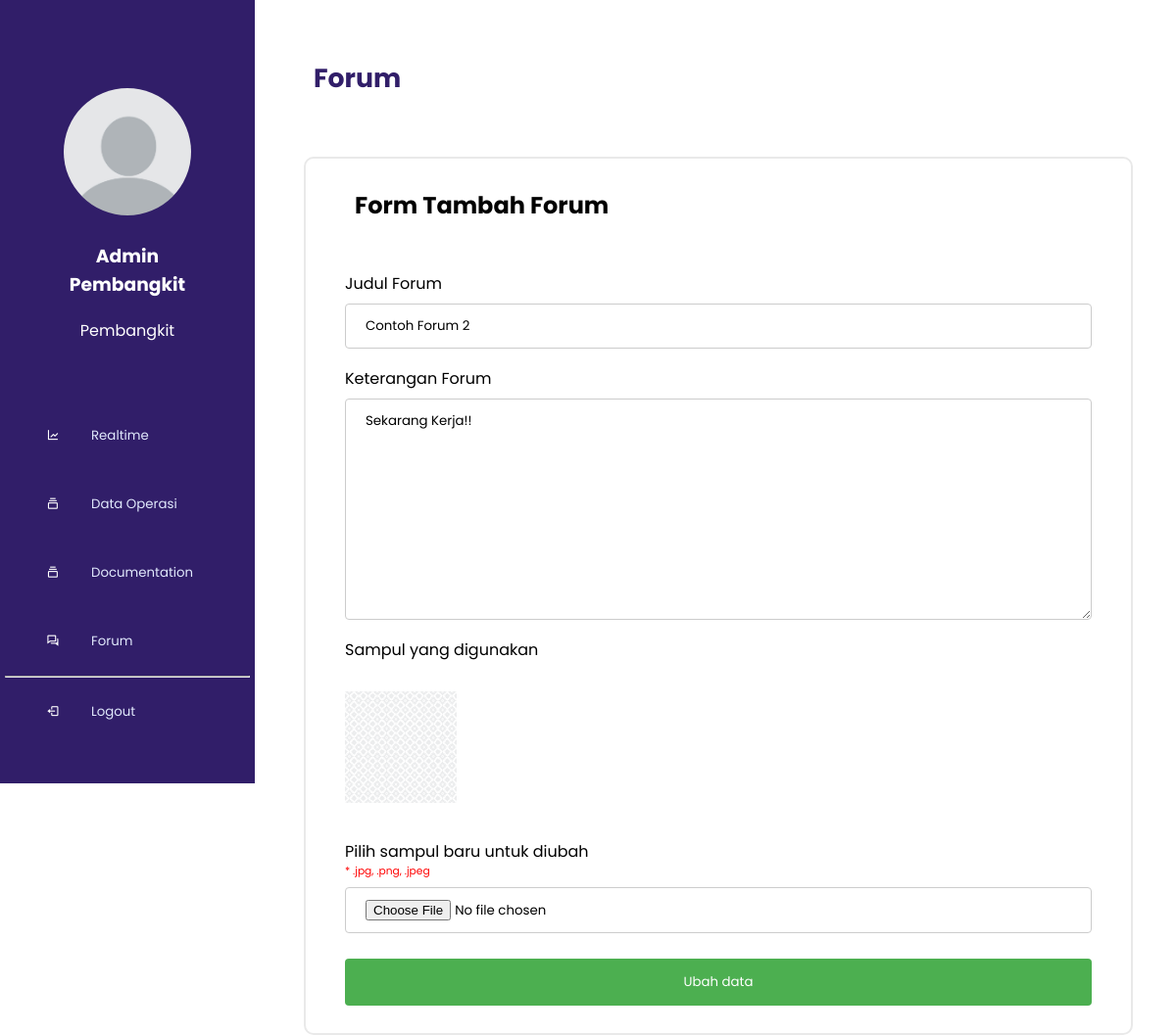
/index.php?p=forum_update&id=19 (signed in), run on the app's committed database.
### tables this page shows
CREATE TABLE `users` (
  `user_id` bigint(20) UNSIGNED NOT NULL,
  `nama_user` varchar(255) NOT NULL,
  `nip` char(25) NOT NULL,
  `instansi` varchar(255) NOT NULL,
  `role` enum('Super Admin','Admin Dispacher','Admin Pembangkit','Pegawai') NOT NULL,
  `email` varchar(255) NOT NULL,
  `password` varchar(255) NOT NULL,
  `gambar` text NOT NULL,
  `path` varchar(200) DEFAULT NULL,
  `created_at` timestamp NULL DEFAULT current_timestamp(),
  `updated_at` timestamp NULL DEFAULT current_timestamp()
);

CREATE TABLE `forums` (
  `id_pesan` bigint(20) UNSIGNED NOT NULL,
  `nama_user` varchar(250) NOT NULL,
  `judul_forum` varchar(200) NOT NULL,
  `pesan` text NOT NULL,
  `gambar` varchar(255) NOT NULL,
  `created_at` timestamp NOT NULL DEFAULT current_timestamp(),
  `updated_at` timestamp NOT NULL DEFAULT current_timestamp() ON UPDATE current_timestamp()
);

### admin/super_admin/form_update_forum.php (the view, shortened to what this page needs)
<div class="header">
    <a>Forum</a>
</div>
<div class="box-forum">
    <div class="header-forum">
        <h2>Form Tambah Forum</h2>
    </div>
    <div class="content-forum-add">
        <form class="form" method="POST" enctype="multipart/form-data">
            <div class="group-form">
                <label for="">Judul Forum</label>
                <input type="text" name="judul" value="<?php echo $data['judul_forum']; ?>">
            </div>
            <div class="group-form">
                <label for="">Keterangan Forum</label>
                <textarea id="myTextarea" name="keterangan" cols="30" rows="10"><?php echo $data['pesan']; ?></textarea>
            </div>
            <div class="group-form">
                <label for="">Sampul yang digunakan</label>
                <div class="sampul-update">
                    <img src="assets/img/img_forum/<?php echo $data['gambar']; ?>" alt="">
                </div>
                <label for="">Pilih sampul baru untuk diubah</label>
                <p class="keterangan-form">* .jpg, .png, .jpeg</p>
                <input type="file" name="photo" placeholder="Judul Forum">
            </div>
            <input name="Submit" type="submit" value="Ubah data">
        </form>
    </div>
</div>

### index.php (shortened to what this page needs)
<!DOCTYPE html>
<html lang="en" dir="ltr">
<?php
include 'config/conn.php';
?>
<head>
  <link rel="stylesheet" href="assets/css/styles.css">
  <link rel="stylesheet" href="assets/css/forum.css">
  <link rel="stylesheet" href="assets/css/realtime.css">
  <link rel="stylesheet" href="assets/css/documentation.css">
  <link rel="stylesheet" href="assets/css/user.css">
  <link rel="stylesheet" href="assets/css/forecasting.css">
  <link rel="stylesheet" href="assets/css/data_operasi.css">
  <link href='https://unpkg.com/boxicons@2.0.7/css/boxicons.min.css' rel='stylesheet'>
  <link href="https://maxcdn.bootstrapcdn.com/font-awesome/4.7.0/css/font-awesome.min.css" rel="stylesheet" />
  <link rel="stylesheet" href="https://cdnjs.cloudflare.com/ajax/libs/font-awesome/4.7.0/css/font-awesome.min.css">
</head>
<body>
  <div class="sidebar" id="sidebar">
    <?php
    if (isset($_SESSION['role'])) {
      if ($_SESSION['role'] == 'Super Admin') {
        include_once 'sidebar_navlink/superadmin.php';
      } elseif ($_SESSION['role'] == 'Admin Dispacher') {
        include_once 'sidebar_navlink/dispacher.php';
      } elseif ($_SESSION['role'] == 'Admin Pembangkit') {
        include_once 'sidebar_navlink/pembangkit.php';
      } elseif ($_SESSION['role'] == 'Pegawai') {
        include_once 'sidebar_navlink/pegawai.php';
      }
    } else {
      include_once 'sidebar_navlink/guest.php';
    }
    ?>
  </div>
  <div class="main">
    <?php
    if (@$_GET['p'] == "") {
      include 'realtime.php';
    } elseif (@$_GET['p'] == "realtime") {
      include_once 'realtime.php';
    }
    elseif (@$_GET['p'] == "user_aktif") {
      include_once 'admin/super_admin/data_user_aktif.php';
    } elseif (@$_GET['p'] == "add_user") {
      include_once 'admin/super_admin/form_add_user.php';
    } elseif (@$_GET['p'] == "update_user") {
      $query = mysqli_query($koneksi, "SELECT * FROM users WHERE user_id ='" . $_GET['id'] . "'");
      while ($data = mysqli_fetch_assoc($query)) {
        include_once 'admin/super_admin/form_update_user.php';
      }
    } elseif (@$_GET['p'] == "user_nonaktif") {
      include_once 'admin/super_admin/data_user_nonaktif.php';
    } elseif (@$_GET['p'] == "data_pembangkit") {
      include_once 'pembangkit.php';
    } elseif (@$_GET['p'] == "data_tegangan") {
      include_once 'tegangan.php';
    } elseif (@$_GET['p'] == "forcasting") {
      include_once 'admin/dispacher/forcasting.php';
    } elseif (@$_GET['p'] == "data_operasi") {
      include_once 'admin/data_operasi.php';
    }
    elseif (@$_GET['p'] == "profile") {
      include_once 'admin/profile.php';
    } elseif (@$_GET['p'] == "update_foto_profile") {
      include_once 'admin/update_foto_profile.php';
    } elseif (@$_GET['p'] == "update_data_profile") {
      include_once 'admin/update_data_profile.php';
    } elseif (@$_GET['p'] == "update_password_profile") {
      include_once 'admin/update_password_profile.php';
    }
    elseif (@$_GET['p'] == "documentation") {
      include_once 'admin/documentation.php';
    } elseif (@$_GET['p'] == "form_add_documentation") {
      include_once 'admin/form_add_documnetation.php';
    } elseif (@$_GET['p'] == "form_update_documentation") {
      $query = mysqli_query($koneksi, "SELECT * FROM documentations WHERE id_dokumen ='" . $_GET['id'] . "'");
      while ($data = mysqli_fetch_assoc($query)) {
        include_once 'admin/form_update_documentation.php';
      }
    } elseif (@$_GET['p'] == "perencanaan") {
      include_once 'admin/documentation/perencanaan.php';
    } elseif (@$_GET['p'] == "evaluasi") {
      include_once 'admin/documentation/evaluasi.php';
    } elseif (@$_GET['p'] == "profil_kelistrikan") {
      include_once 'admin/documentation/profil_kelistrikan.php';
    } elseif (@$_GET['p'] == "sop_pengoperasian") {
      include_once 'admin/documentation/pengoperasian.php';
    } elseif (@$_GET['p'] == "singel_line_diagram") {
      include_once 'admin/documentation/singel_line_diagram.php';
    }
    elseif (@$_GET['p'] == "forum") {
      include_once 'admin/forum.php';
    } elseif (@$_GET['p'] == "forum_add") {
      include_once 'admin/super_admin/form_add_forum.php';
    } elseif (@$_GET['p'] == "forum_update") {
      $query = mysqli_query($koneksi, "SELECT * FROM forums WHERE id_pesan ='" . $_GET['id'] . "'");
      while ($data = mysqli_fetch_assoc($query)) {
        include_once 'admin/super_admin/form_update_forum.php';
      }
    } elseif (@$_GET['p'] == "forum_komentar") {
      include_once 'admin/forum_komentar.php';
    }
    ?>
  </div>
</body>
</html>

### sidebar_navlink/pembangkit.php
<ul class="nav-links">
  <a href="index.php?p=profile">
    <?php
    $query = mysqli_query($koneksi, "SELECT * FROM users WHERE user_id =" . $_SESSION['user_id']);
    while ($data = mysqli_fetch_assoc($query)) {
    ?>
      <div class="box-profile">
        <img src="assets/img/foto_profil/<?php echo $data['gambar'] ?>" alt="">
        <h3><?php echo $data['role'] ?></h3>
        <p><?php echo $data['nama_user'] ?></p>
      </div>
    <?php
    }
    ?>
  </a>
  <li>
    <a href="index.php?p=realtime">
      <i class='bx bx-line-chart'></i>
      <span class="link_name">Realtime</span>
    </a>
  </li>
  <li>
    <a href="index.php?p=data_operasi">
      <i class='bx bx-collection'></i>
      <span class="link_name">Data Operasi</span>
    </a>
  </li>
  <li>
    <a href="index.php?p=documentation">
      <i class='bx bx-collection'></i>
      <span class="link_name">Documentation</span>
    </a>
  </li>
  <li>
    <a href="index.php?p=forum">
      <i class='bx bx-conversation'></i>
      <span class="link_name">Forum</span>
    </a>
  </li>
  <hr>
  <li>
    <a href="logout.php">
      <i class='bx bx-log-out'></i>
      <span class="link_name">Logout</span>
    </a>
  </li>
</ul>

### assets/css/styles.css (style rules this page uses)
* { margin: 0; padding: 0; box-sizing: border-box; font-family: 'Poppins'; }
.sidebar { background-color: #311e69; width: 260px; height: 100vh; display: flex; justify-content: center; position: fixed; top: 0; }
.sidebar .nav-links { height: 100%; padding: 30px 0 150px 0; overflow: auto; }
.sidebar .nav-links li { position: relative; list-style: none; transition: all 0.4s ease; }
.sidebar .nav-links li i { height: 50px; min-width: 78px; text-align: center; line-height: 50px; color: #fff; font-size: 10pt; cursor: pointer; transition: all 0.3s ease; }
.sidebar .nav-links li a { display: flex; align-items: center; text-decoration: none; }
.sidebar .nav-links li a .link_name { font-size: 10pt; font-weight: 400; color: #e1e9fc; transition: all 0.4s ease; }
.box-profile { width: 250px; display: block; padding: 25px; text-align: center; }
.box-profile img { width: 150px; padding: 10px; border-radius: 50%; }
.box-profile h3, .box-profile p { display: block; width: 200px; padding: 10px; color: #fff; }
.main { margin-left: 260px; height: 100vh; padding: 10px, 0, 10px, 10px; }
.header { display: flex; justify-content: space-between; align-items: center; padding: 50px 0px; }
.header a { color: #311e69; font-size: 20pt; font-weight: bold; margin-left: 50px; }
.form { width: 100%; display: flex; justify-content: center; flex-direction: column; }
.group-form { display: flex; flex-direction: column; margin-bottom: 10px }
.keterangan-form { color: red; font-size: 8pt; }
input[type=text], select, textarea { width: 100%; padding: 12px 20px; margin: 8px 0; display: inline-block; border: 1px solid #ccc; border-radius: 4px; box-sizing: border-box; }
input[type=file] { width: 100%; padding: 12px 20px; margin: 8px 0; display: inline-block; border: 1px solid #ccc; border-radius: 4px; box-sizing: border-box; }
input[type=submit] { width: 100%; background-color: #4CAF50; color: white; padding: 14px 20px; margin: 8px 0; border: none; border-radius: 4px; cursor: pointer; }

### assets/css/forum.css (style rules this page uses)
.header-forum { display: flex; justify-content: start; padding: 30px 50px; }
.box-forum { position: block; width: 90%; margin-left: 50px; border: rgb(233, 233, 233) solid 2px; border-radius: 10px; margin-bottom: 30px; }
.menu-list li, a { padding: 10px; text-decoration: none; list-style: none; color: #311e69; font-size: 12pt; }
.sampul-update { padding: 30px 0px; width: 30%; }
.sampul-update img { width: 50%; }
.content-forum-add { padding: 20px 40px; }

### data on the page
users: gambar (placeholder picture), role "Admin Pembangkit", nama_user "Pembangkit"
forums: judul "Contoh Forum 2", keterangan "Sekarang Kerja!!", gambar (placeholder picture)
